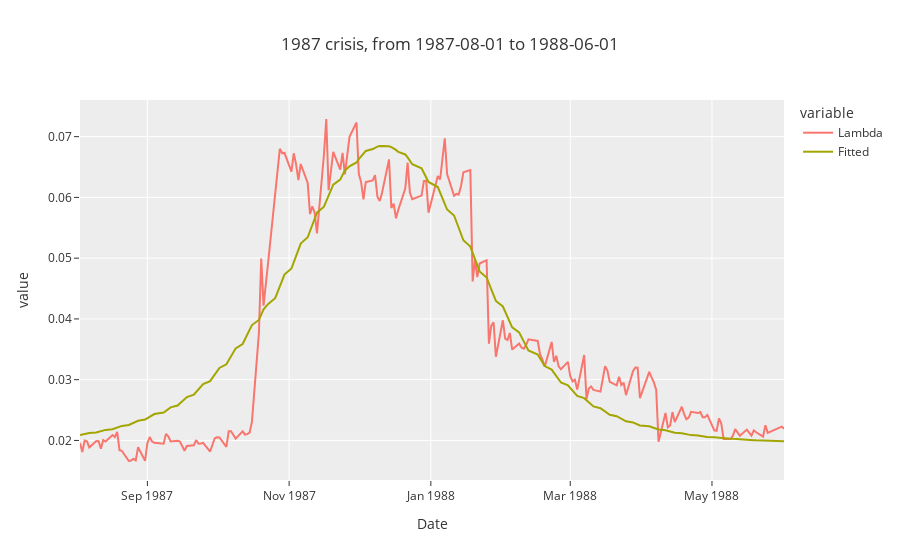

The notebook cell this image was saved under:
### Code cell
y0 = df1987.Lambda.iloc[0]
y = df1987.Lambda - y0
x = np.arange(len(y))+1

(N_0, K, r), cov = opt.curve_fit(hubbert_curve, x[1:], y[1:], p0 = (0, 0.1, 0.1), bounds = ([-1,0,0], [100,100,100]))

df1987['Fitted'] = pd.Series(hubbert_curve(t = x, N_0 = N_0, K = K, r =r)+y0, index = df1987.index)


df1987_long = pd.melt(df1987, id_vars=['Date'], value_vars=['Lambda', 'Fitted'])
fig = px.line(data_frame = df1987_long,
              x = 'Date', y = "value", color = "variable",
              template = "ggplot2",
              title = "1987 crisis, from 1987-08-01 to 1988-06-01", labels = {"Lambda":"FRM Lambda"})
fig.show()
plt.figure(figsize=(16,9))
plt.title("1987 crisis, from 1987-08-01 to 1988-06-01")
plt.plot(x,y, label = 'FRM Lambda')
plt.plot(hubbert_curve(t = x, N_0 = N_0, K = K, r =r), label = 'Fitted Hubbert Curve')
plt.legend()

### Figure 1 — Plotly figure (JSON) as saved in the notebook; plotly's stock layout.template omitted (floating-point values rounded to 4 significant figures; data arrays with more than 128 entries replaced by an {"elided": "..."} marker saying what was removed)
{"data": [{"hoverlabel": {"namelength": 0}, "hovertemplate": "variable=Lambda<br>Date=%{x}<br>value=%{y}", "legendgroup": "Lambda", "line": {"color": "#F8766D", "dash": "solid"}, "mode": "lines", "name": "Lambda", "showlegend": true, "type": "scatter", "x": {"elided": "210 str values"}, "xaxis": "x", "y": {"elided": "210 float values"}, "yaxis": "y"}, {"hoverlabel": {"namelength": 0}, "hovertemplate": "variable=Fitted<br>Date=%{x}<br>value=%{y}", "legendgroup": "Fitted", "line": {"color": "#A3A500", "dash": "solid"}, "mode": "lines", "name": "Fitted", "showlegend": true, "type": "scatter", "x": {"elided": "210 str values"}, "xaxis": "x", "y": {"elided": "210 float values"}, "yaxis": "y"}], "layout": {"legend": {"title": {"text": "variable"}, "tracegroupgap": 0}, "title": {"text": "1987 crisis, from 1987-08-01 to 1988-06-01"}, "xaxis": {"anchor": "y", "domain": [0, 1], "title": {"text": "Date"}}, "yaxis": {"anchor": "x", "domain": [0, 1], "title": {"text": "value"}}}}
